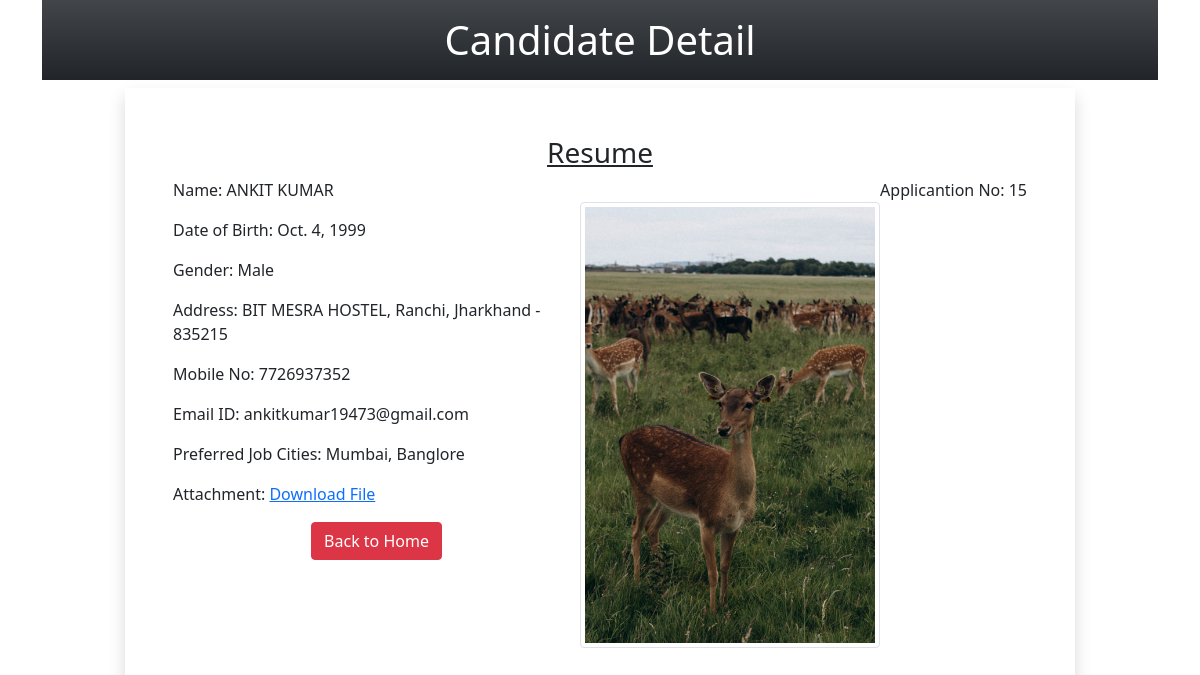
/15, run on the app's committed database.
### myapp/models.py (models this page shows)
class Resume(models.Model):
    name = models.CharField(max_length=100)
    dob = models.DateField(auto_now=False, auto_now_add=False)
    gender = models.CharField(max_length=100)
    locality = models.CharField(max_length=100)
    city = models.CharField(max_length=100)
    pin = models.PositiveIntegerField()
    state = models.CharField(choices=STATE_CHOICE, max_length=50)
    mobile = models.PositiveIntegerField()
    email = models.EmailField()
    job_city = models.CharField(max_length=50)
    profile_image = models.ImageField(upload_to='profileimg', blank=True)
    my_file = models.FileField(upload_to='doc', blank=True)

### myapp/views.py (the view)
# urls.py: path('<int:pk>', views.CandidateView.as_view(), name='candidate')
class CandidateView(View):
    def get(self, request, pk):
        candidate = Resume.objects.get(pk=pk)
        return render(request, 'myapp/candidate.html', {'candidate': candidate})

### myapp/templatetags/myfilter.py (called while the page is built)
@register.filter(name='remove_special')
def remove_chars(value, arg):
 for character in arg:
  value = value.replace(character, "")
 return value

### myapp/templates/myapp/candidate.html (shortened to what this page needs)
<!DOCTYPE html>
{% load myfilter %}
<html lang="en">
<head>
  <link href="https://cdn.jsdelivr.net/npm/bootstrap@5.0.0-beta2/dist/css/bootstrap.min.css" rel="stylesheet">
</head>
<body>
  <div class="container">
   <h1 class="p-3 mb-2 bg-dark bg-gradient text-white text-center p-3 text-center p-3">Candidate Detail</h1>
   <div class="row">
    <div class="col-sm-10 shadow p-5 offset-sm-1">
     <h3 class="text-center"><u>Resume</u></h3>
     <p class="float-end">Applicantion No: {{candidate.id}}</p>
     <img src="{{candidate.profile_image.url}}" alt="" class="img-fluid img-thumbnail float-end mt-4" width="300" height="300">
     <p>Name: {{candidate.name}}</p>
     <p>Date of Birth: {{candidate.dob}}</p>
     <p>Gender: {{candidate.gender}}</p>
     <p>Address: {{candidate.locality}}, {{candidate.city}}, {{candidate.state}} - {{candidate.pin}}</p>
     <p>Mobile No: {{candidate.mobile}}</p>
     <p>Email ID: {{candidate.email}}</p>
     <p>Preferred Job Cities: {{candidate.job_city|remove_special:"[]'"}}</p>
     <p>Attachment: <a href="{{candidate.my_file.url}}">Download File</a></p>
    <div class="text-center">
     <a href="/" class="btn btn-danger">Back to Home</a>
    </div>
    </div>
   </div>
  </div>
</body>
</html>

### data on the page
Resume: id "15", profile_image (picture), name "ANKIT KUMAR", dob "Oct. 4, 1999", gender "Male", locality "BIT MESRA HOSTEL", city "Ranchi", state "Jharkhand", pin "835215", mobile "7726937352", email "ankitkumar19473@gmail.com", job_city|remove_special "Mumbai, Banglore"
